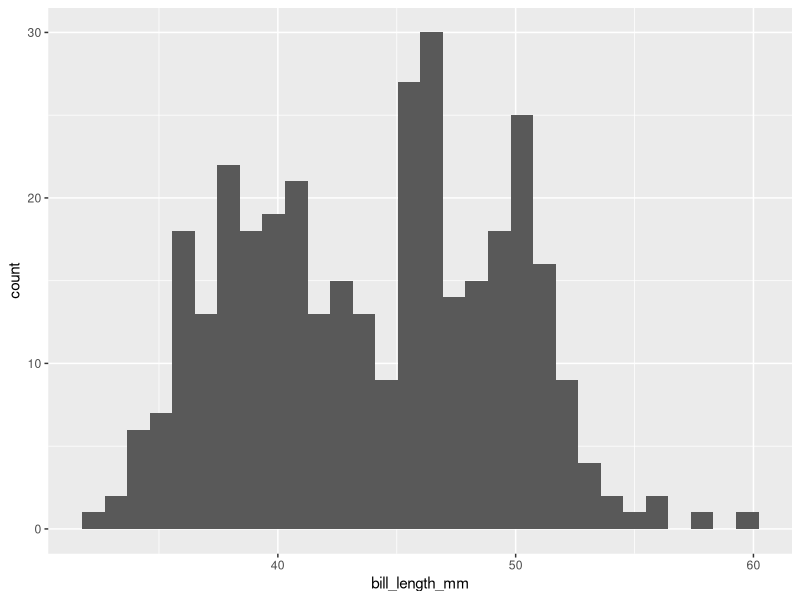
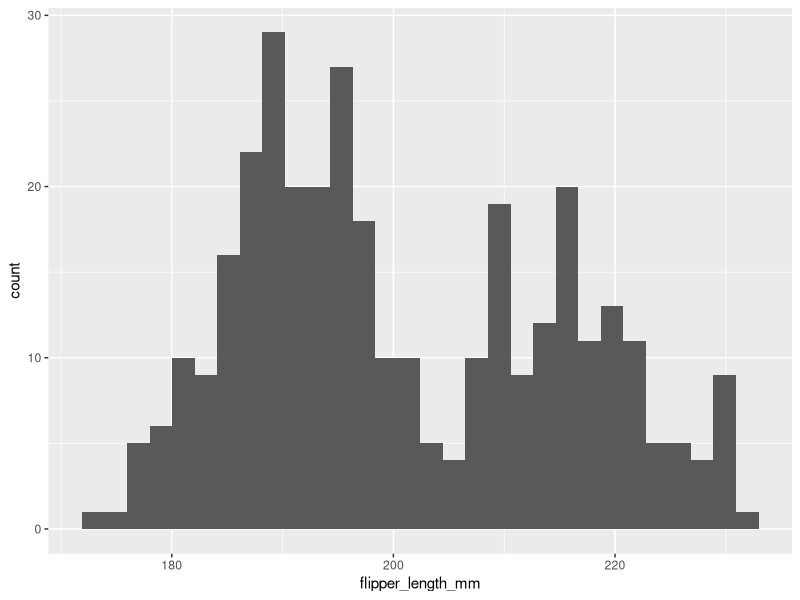
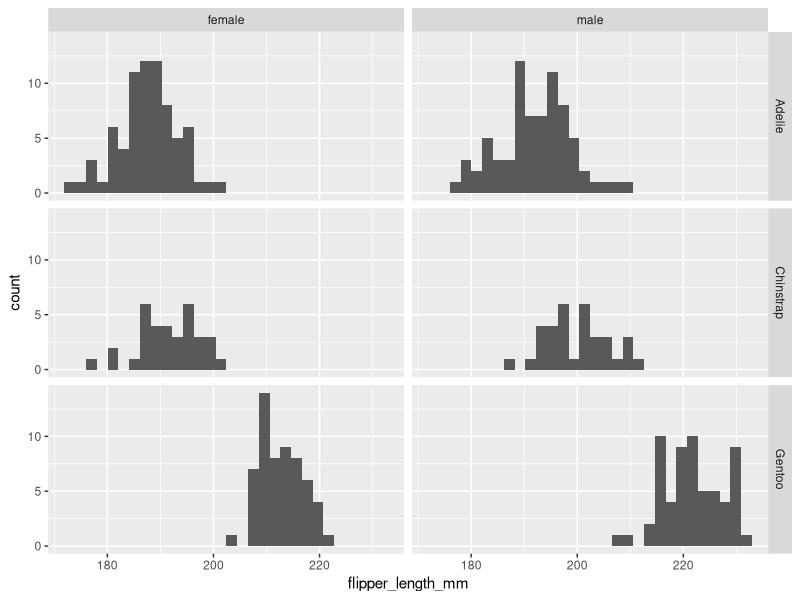

Generate these figures, in order, with R: (Note: this script raises an error after producing the figures.)
## ---- chunk 1
#| label: setup
#| warning: false
#| message: false

library(tidyverse)
library(ggplot2)
library(palmerpenguins)

knitr::opts_chunk$set(echo = TRUE, warning=FALSE, message=FALSE)
## ---- chunk 2
data('penguins', package = 'palmerpenguins')
## ---- chunk 3
head(penguins, n = 10)
## ---- chunk 4
nrow(penguins)
## ---- chunk 5
is.na(penguins$bill_length_mm)
## ---- chunk 6
# which(is.na) shows you which rows in the column contain the missing values (NAs)
which(is.na(penguins$bill_depth_mm)) # 4, 272

# sum(is.na) tells you the number of missing values in a dataframe or dataframe column

sum(is.na(penguins$bill_depth_mm)) # 2
## ---- chunk 7
sd(penguins$bill_length_mm, na.rm = TRUE)
## ---- chunk 8
sqrt(var(penguins$bill_length_mm, na.rm = TRUE)) == sd(penguins$bill_length_mm, na.rm = TRUE)
## ---- chunk 9
diff(range(penguins$bill_length_mm, na.rm = T))
## ---- chunk 10
IQR(penguins$bill_length_mm, na.rm = T)
## ---- chunk 11
ggplot(penguins, aes(x = bill_length_mm)) +
  geom_histogram()
## ---- chunk 12
ggplot(penguins, aes(x = flipper_length_mm)) +
  geom_histogram()
## ---- chunk 13
ggplot(na.omit(penguins), aes(flipper_length_mm)) +
  geom_histogram() +
  facet_grid(species ~ sex)
## ---- chunk 14
pbinom(q=13, size=20, prob=0.75)
## ---- chunk 15
# 95% chance of passing the exam, 5% chance of failing. What is the probability of a student passing 5 out of 5 exams?
dbinom(x = 5, size = 5, prob = 0.95)

# you have a random # generator with an equal likelihood of any # between 1 and 5. What is the probability of obtaining the value 1.5?
dunif(x=3, min=1, max=5)
# There is a 25% chance of obtaining the value 1.5.

dunif(0.5, min = 0, max = 1)

dpois(x = 0:10, lambda = 2)

dpois(6, 4.5)
## ---- chunk 16
penguins %>%
  filter(species == 'Adelie' & sex == 'female') |>
  pull(flipper_length_mm) |>
  mean() # 188
## ---- chunk 17
penguins %>%
  filter(species == 'Gentoo' & sex == 'male') |>
  pull(flipper_length_mm) |>
  mean() # 222
## ---- chunk 18
penguins %>%
  # filter(species == 'Adelie' & sex == 'female') |>
  filter(flipper_length_mm) |>
  var() # 31
